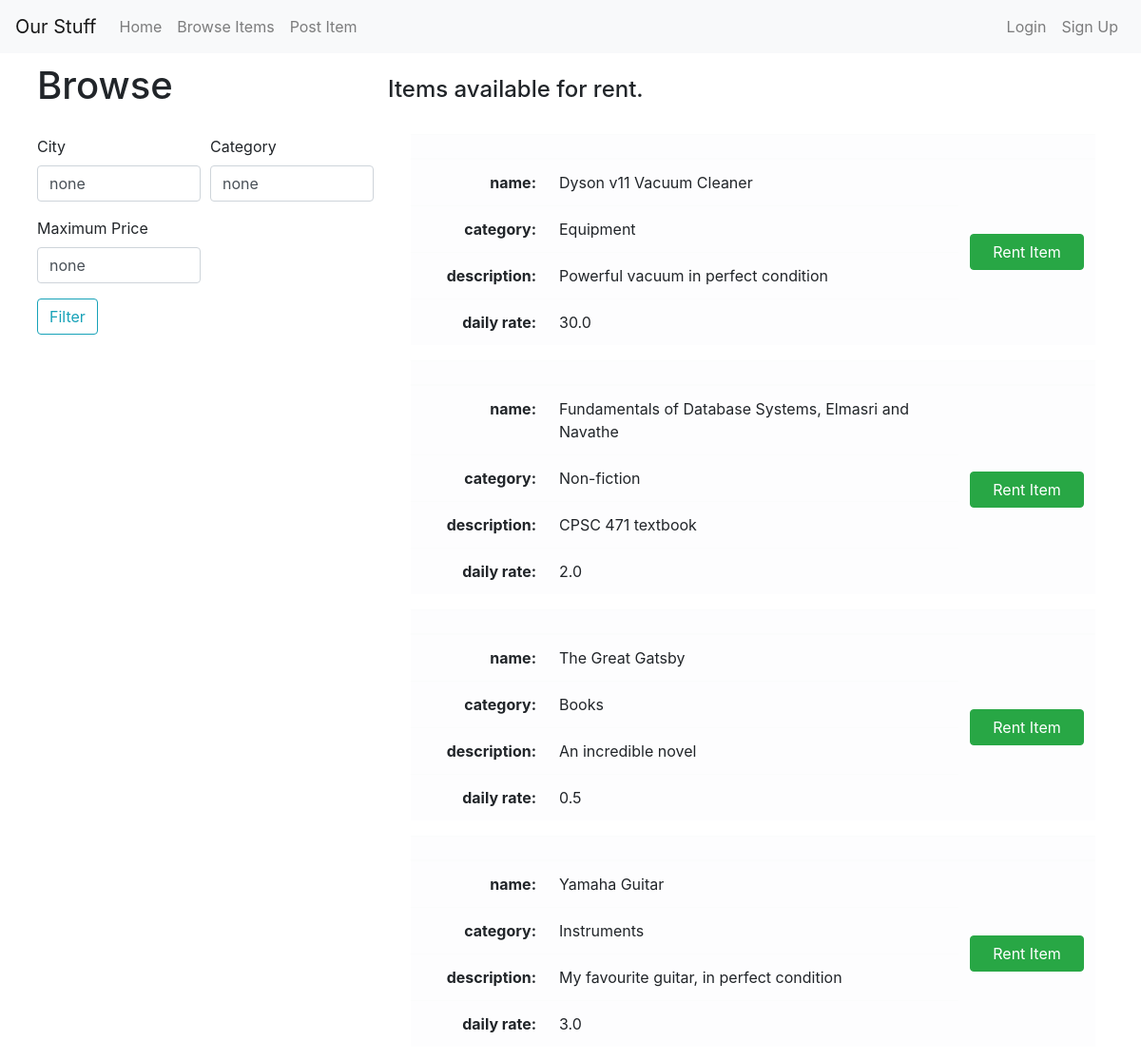
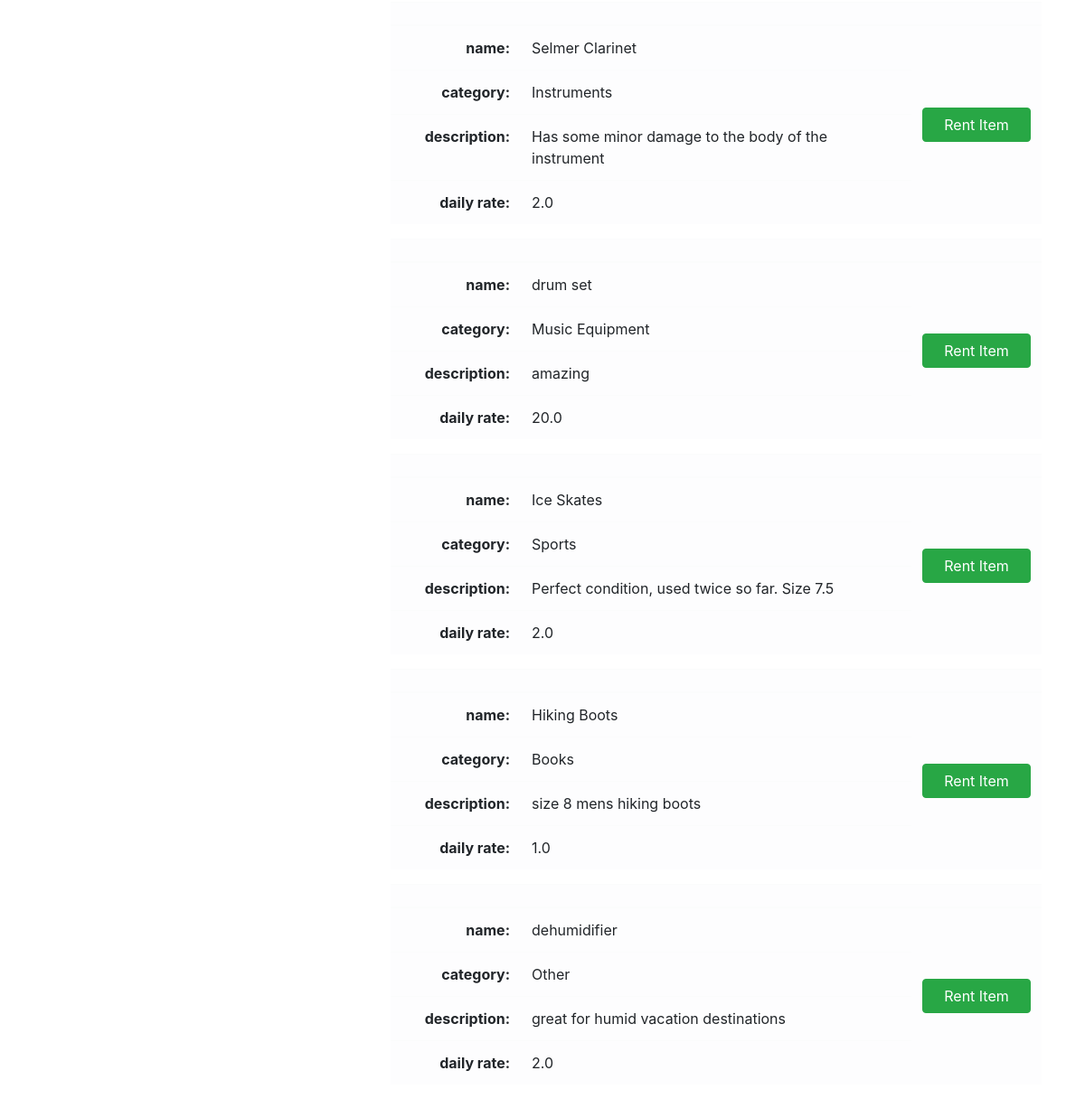
The app's page /browse/all with its own data (2 pictures, top to bottom).
### tables this page shows
CREATE TABLE ITEM
(
    Title			TEXT,
    Category_name	TEXT,
    Owner_email		TEXT,
    Description		TEXT,
    Daily_rate		REAL,
    PRIMARY KEY (Title, Owner_email),
    CONSTRAINT
        USR_FK FOREIGN KEY (Owner_email) REFERENCES USER(Email)
            ON DELETE CASCADE       ON UPDATE CASCADE,
    CONSTRAINT
        CTGRY_FK FOREIGN KEY (Category_name) REFERENCES CATEGORY(Category_name)
            ON DELETE SET NULL      ON UPDATE CASCADE
);

### OurStuff.py (the view)
@app.route('/browse/all', methods=['GET', 'POST'])
def view_all():
    form = FilterForm()
    db = get_db()
    cur = db.cursor()
    if request.method == 'POST' and form.validate_on_submit():
        if (form.category.data != 'none' and form.city.data != 'none' and form.maxPrice.data != 'none'):
            cur.execute("SELECT * FROM ITEM, USER WHERE USER.Email = ITEM.Owner_email AND Category_name=? AND Daily_rate<=? AND USER.City =?", (form.category.data, form.maxPrice.data, form.city.data))
        elif (form.category.data != 'none' and form.city.data != 'none'):
            cur.execute("SELECT * FROM ITEM, USER WHERE Category_name=? AND USER.Email = ITEM.Owner_email AND USER.City =?", (form.category.data, form.city.data))
        elif (form.category.data != 'none' and form.maxPrice.data != 'none'):
            cur.execute("SELECT * FROM ITEM WHERE Category_name=? AND Daily_rate<=?", (form.category.data, form.maxPrice.data))
        elif (form.maxPrice.data != 'none' and form.city.data != 'none'):
            cur.execute("SELECT * FROM ITEM, USER WHERE Daily_rate<=? AND USER.Email = ITEM.Owner_email AND USER.City =?", (form.maxPrice.data, form.city.data))
        elif (form.category.data != 'none'):
            cur.execute("SELECT * FROM ITEM WHERE Category_name=?", (form.category.data,))
        elif (form.city.data != 'none'):
            cur.execute("SELECT * FROM ITEM, USER WHERE USER.Email = ITEM.Owner_email AND USER.City =?", (form.city.data,))
        elif (form.maxPrice.data != 'none'):
            cur.execute("SELECT * FROM ITEM WHERE Daily_rate<=?", (form.maxPrice.data,))
        else:
            cur.execute("SELECT * FROM ITEM")
    else:
        cur.execute("SELECT * FROM ITEM")
    data = cur.fetchall() #an array of all items fetched from DB
    return render_template('browse.html', data=data, form=form) #show the data in the html

### forms.py
class FilterForm(FlaskForm):
    city = StringField('enter city to filter', default='none')
    category = StringField('enter category to filter by', default='none')
    maxPrice = StringField('enter maximum price to filer by', default='none')
    submit = SubmitField('Filter')

### admin.py (called while the page is built)
@bp.before_app_request
def load_logged_in_admin():
    admin = session.get('admin')
    if admin is None:
        g.admin = None
    else:
        g.admin = get_db().execute(
            'SELECT * FROM ADMIN WHERE Admin_ID = ?', (admin,)
        ).fetchone()

### auth.py (called while the page is built)
@bp.before_app_request
def load_logged_in_user():
    user_id = session.get('user_id')
    if user_id is None:
        g.user = None
    else:
        g.user = get_db().execute(
            'SELECT * FROM user WHERE email = ?', (user_id,)
        ).fetchone()

### db.py (called while the page is built)
def get_db():
    if 'db' not in g:
        g.db = sqlite3.connect(db_name)
        g.db.row_factory = sqlite3.Row
    return g.db

### templates/browse.html (shortened to what this page needs)
{% extends "base.html" %}
{% block content %}
<div class="row mx-sm-4">
  <div class="col-sm-4">
    <h1>Browse</h1>
    <form method="POST" action="">
      <div class="form-row">
        <div class="form-group col-md-6">
          <label>City</label>
          {{ form.city(class="form-control form-control-md", placeholder="City") }}
        </div>
        <div class="form-group col-md-6">
          <label>Category</label>
          {{ form.category(class="form-control form-control-md", placeholder="Category") }}
        </div>
        <div class="form-group col-md-6">
          <label>Maximum Price</label>
          {{ form.maxPrice(class="form-control form-control-md", placeholder="Maximum Price") }}
        </div>
      </div>
      <div class="form-group">
      {{ form.submit(class="btn btn-outline-info") }}
      </div>
    </form>
  </div>
  <div class="col-sm-8">
    <div class="row py-sm-4">
      <h4>Items available for rent.</h4>
    </div>
    <div class="row">
      {% for row in data %}
      <table class="table table-light mx-sm-4">
        <thead>
          <tr>
            <th style="width: 20%"></th>
            <th style="width: 60%"></th>
            <th style="width: 20%"></th>
          </tr>
        </thead>
        <tbody>
          <tr scope="row">
            <th class="text-right">name:</th>
            <td>{{row[0]}}</td>
            <td class="align-middle" rowspan="4">
              <a type="submit" class="btn btn-success text-center d-flex justify-content-center" href="/browse/item/rent/{{row[0]}}">Rent Item</a>
            </td>
          </tr>
          <tr scope="row">
            <th class="text-right">category:</th>
            <td>{{row[1]}}</td>
          </tr>
          <tr scope="row">
            <th class="text-right">description:</th>
            <td>{{row[3]}}</td>
          </tr>
          <tr scope="row">
            <th class="text-right">daily rate:</th>
            <td>{{row[4]}}</td>
          </tr>
        </tbody>
      </table>
      {% endfor %}
    </div>
  </div>
</div>
{% endblock content%}

### static/custom.css (style rules this page uses)
h1 { padding-top: 10px; padding-bottom: 20px; }

### records on screen
ITEM: Title "Dyson v11 Vacuum Cleaner", Category_name "Equipment", Description "Powerful vacuum in perfect condition", Daily_rate "30.0"
ITEM: Title "Fundamentals of Database Systems, Elmasri and Navathe", Category_name "Non-fiction", Description "CPSC 471 textbook", Daily_rate "2.0"
ITEM: Title "The Great Gatsby", Category_name "Books", Description "An incredible novel", Daily_rate "0.5"
ITEM: Title "Yamaha Guitar", Category_name "Instruments", Description "My favourite guitar, in perfect condition", Daily_rate "3.0"
ITEM: Title "Selmer Clarinet", Category_name "Instruments", Description "Has some minor damage to the body of the instrument", Daily_rate "2.0"
ITEM: Title "drum set", Category_name "Music Equipment", Description "amazing", Daily_rate "20.0"
ITEM: Title "Ice Skates", Category_name "Sports", Description "Perfect condition, used twice so far. Size 7.5", Daily_rate "2.0"
ITEM: Title "Hiking Boots", Category_name "Books", Description "size 8 mens hiking boots", Daily_rate "1.0"
ITEM: Title "dehumidifier", Category_name "Other", Description "great for humid vacation destinations", Daily_rate "2.0"
